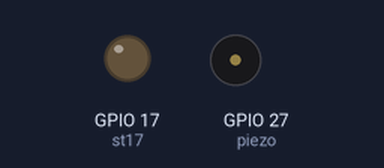
The program below on a simulated Raspberry Pi (BCM pin numbers). Shown: output pins drawn as LEDs (lit = HIGH), buzzer (waves = sounding, pin HIGH). What the program prints to the terminal is not drawn.

Above: at 0.5 s.
At 1.3 s:
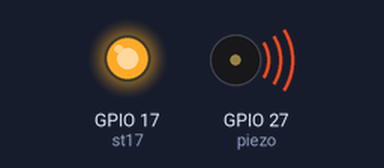
Timing chart, 0 to 3.0 s (numbered marks = the images above):
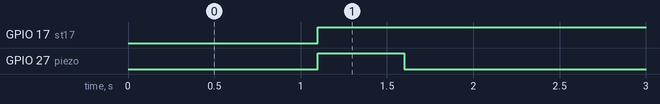

The program:

door-iot.py
```python
import RPi.GPIO as io
import time
io.setmode(io.BCM)
io.setmode(io.BCM)

pir_sensor = 26
piezo = 27
st17=17

io.setup(piezo,io.OUT)
io.setup(st17,io.OUT)
io.setup(pir_sensor, io.IN, pull_up_down=io.PUD_UP)
current_state = 0
io.output(st17,current_state)
try:
     while True:
        time.sleep(1.1)
        current_state = io.input(pir_sensor)

#Read the Current_State of the Sensor and immediately set the GPIOs to that val$
        io.output(piezo,current_state)
        io.output(st17,current_state)
        time.sleep(0.5)
        io.output(piezo,False)
#Provide verbose output on the states if needed
        if current_state == 1:
            print("Door is Open GPIO pin %s is %s" % (pir_sensor, current_state))
            print(st17,current_state)
	    time.sleep(1)
        else:      #current_state==0:
            io.output(piezo,False)
            print("GPIO pin %s is %s" % (pir_sensor, current_state))
            print('Door is Closed,current state zerooooooo')
            print(st17,current_state)
#Make sure we do not have a ripple effect, give sometime for other HW to read G$
           # time.sleep(2)

except KeyboardInterrupt:

    pass
    io.output(st17,0)
finally:
    io.output(st17,0)
    io.cleanup()
```

Measured:
- by itself, GPIO 17 (st17): LOW → HIGH at 1.1 s
- by itself, GPIO 27 (piezo): alternates HIGH for 0.50 s and LOW for 2.1 s
